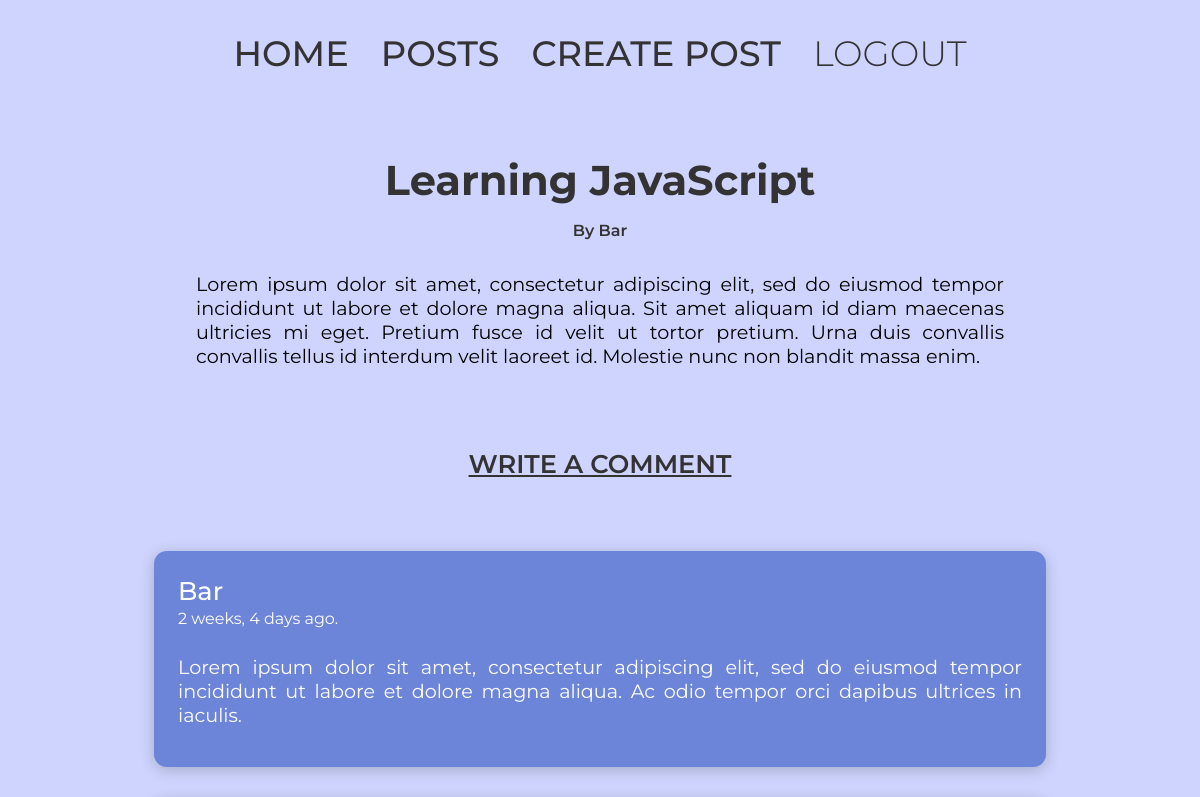
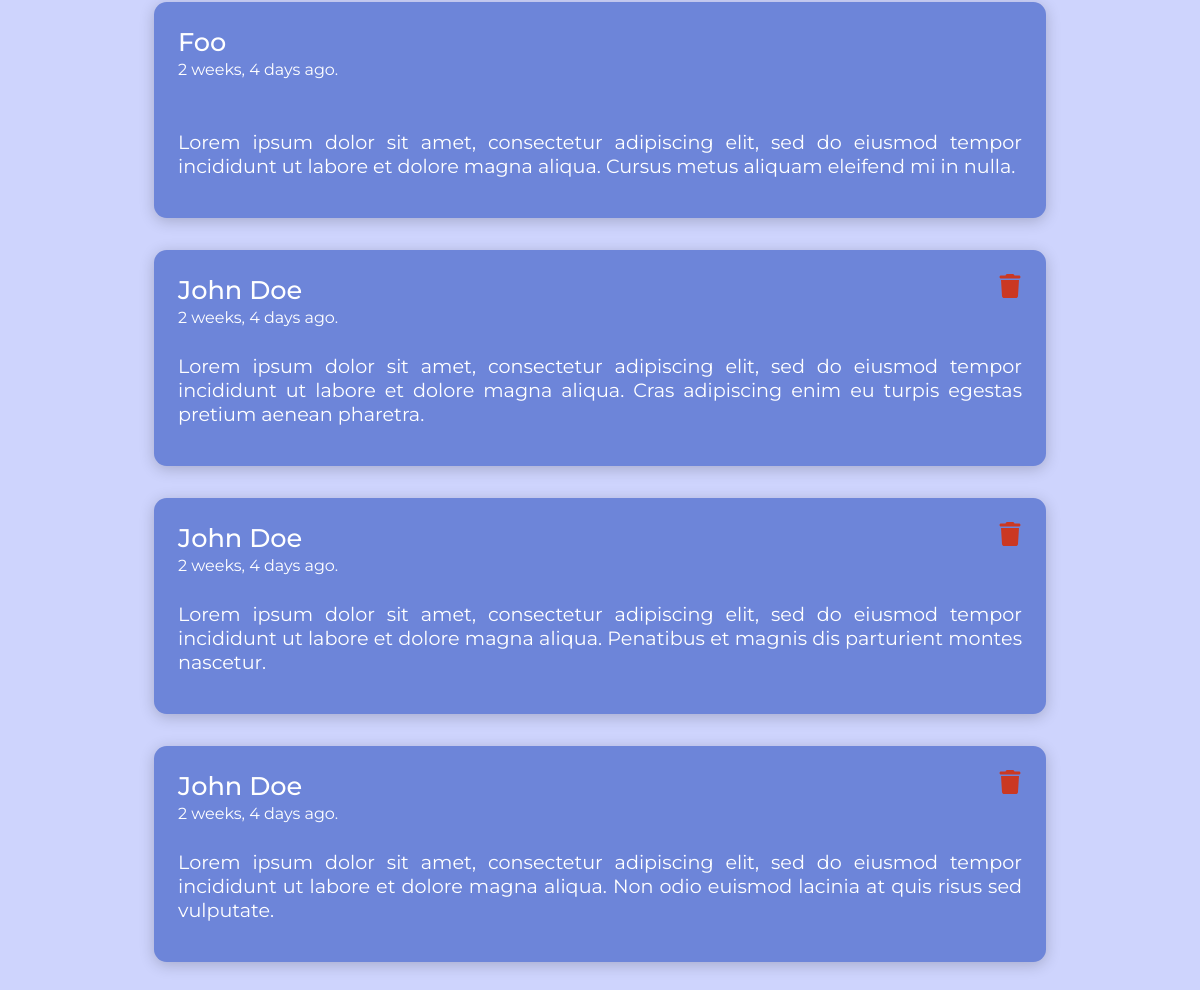
Screenshot of /comments/63 (signed in) with the database file from the repository (2 pictures, top to bottom).
### main/models.py (models this page shows, shortened)
class Post(models.Model):
    post_content = models.TextField()
    post_title = models.CharField(max_length=120)
    created_at = models.DateTimeField(auto_now_add=True)
    post_author = models.ForeignKey(User, on_delete=models.CASCADE)
    post_likes = models.ManyToManyField(User, default=None, blank=True, related_name="likes")

class Comment(models.Model):
    comment_content = models.TextField()
    created_at = models.DateTimeField(auto_now_add=True)
    commented_by = models.ForeignKey(User, on_delete=models.CASCADE)
    commented_post = models.ForeignKey(Post, on_delete=models.CASCADE)

### main/views.py (the view)
# urls.py: path("comments/<int:id>", views.commentsPage, name="comments"),
@login_required(login_url="login")
def commentsPage(request, id):
    try:
        post = Post.objects.get(id=id)
    except:
        return render(request, "main/error.html", {"error_message": "Post not found!"})
    post.post_comments = post.comment_set.all().order_by("-created_at")
    return render(request, "main/comments.html", {"post": post})

### main/templates/main/comments.html (shortened to what this page needs)
{% extends 'index.html' %} {% load static %} {% block content %}
<section class="comments_container">
  {% if not post.post_comments %}
  <h1 class="allPosts_heading">No comments found.</h1>
  <a class="comment_text" href="{% url 'create-comment' post.id %}">Write a comment</a>
  {% else %}
  <h1 class="comments_heading">{{post.post_title}}</h1>
  <span class="postAuthor_comments">By {{post.post_author}}</span>
  <p class="comments_postContent">{{post.post_content}}</p>
  <a class="comment_text" href="{% url 'create-comment' post.id %}">Write a comment</a>
  <section class="comments_section">
    {% for comment in post.post_comments %}
    <div class="comment_wrapper">
      <div class="comment_details">
        <div class="details_wrapper">
          <span class="comment_author">{{comment.commented_by}}</span>
          <span class="comment_date">{{comment.created_at | timesince}} ago.</span>
        </div>
        {% if user == comment.commented_by %}
        <a href="{% url 'delete-comment' comment.id %}">
          <img class="delete_logo" src="{% static 'images/trash.svg' %}" alt="delete-logo" />
        </a>
        {% endif %}
      </div>
      <p class="comment_content">{{comment.comment_content}}</p>
    </div>
    {% endfor %}
  </section>
  {% endif %} {% endblock content %}

### static/stylesheets/global.css (style rules this page uses)
:root { --bg-fnt: 2.2rem; --md-fnt: 1.6rem; --sm-fnt: 1.2rem; --xsm-fnt: 0.8rem; --xbg-heading: 4rem; --bg-heading: 3.2rem; --md-heading: 2.6rem; --sm-heading: 2.2rem; --fnt-montserrat: 'Montserrat', sans-serif; --fnt-black: hsl(0, 0%, 20%); --body-clr: hsl(232, 92%, 90%); --red-clr: hsl(0, 95%, 59%); --white-clr: hsl(100, 100%, 100%); --light-blue-clr: hsl(227, 59%, 64%); --subtle-box-shadow: 0px 3px 15px rgba(0, 0, 0, 0.2); --subtle-text-shadow: 3px 5px 2px rgba(0, 0, 0, 0.2); --grey-filter-clr: brightness(0) saturate(100%) invert(52%) sepia(0%) saturate(185%) hue-rotate(183deg) brightness(97%) contrast(100%); --dark-blue-clr: brightness(0) saturate(100%) invert(18%) sepia(99%) saturate(3188%) hue-rotate(250deg) brightness(77%) contrast(102%); --red-filter-clr: brightness(0) saturate(100%) invert(28%) sepia(56%) saturate(4487%) hue-rotate(345deg) brightness(104%) contrast(96%); --light-red-filter-clr: brightness(0) saturate(100%) invert(33%) sepia(88%) saturate(1598%) hue-rotate(343deg) brightness(79%) contrast(102%); --light-green-filter-clr: brightness(0) saturate(100%) invert(66%) sepia(99%) saturate(2104%) hue-rotate(98deg) brightness(92%) contrast(98%); }
* { margin: 0; padding: 0; list-style: none; text-decoration: none; box-sizing: border-box; font-family: var(--fnt-montserrat), Arial, Helvetica, sans-serif; }
body { min-height: 100vh; background-color: var(--body-clr); }
.comment_logo, .delete_logo, .update_logo { width: 1.5rem; height: 1.5rem; }
.delete_logo { filter: var(--light-red-filter-clr); }
.comments_container { width: 100%; display: flex; align-items: center; flex-direction: column; }
.comments_heading { margin: 3rem 0 0; color: var(--fnt-black); font-size: var(--md-heading); }
.postAuthor_comments { margin-top: 1rem; font-weight: 600; color: var(--fnt-black); }
.comments_postContent { width: 70%; padding: 0 1rem; margin-top: 2rem; text-align: justify; font-size: var(--sm-fnt); }
.comment_text { font-weight: 600; margin-top: 5rem; color: var(--fnt-black); font-size: var(--md-fnt); text-transform: uppercase; text-decoration: underline; }
.comments_section { gap: 2rem; width: 85%; display: flex; align-items: center; flex-direction: column; padding: 4.5rem 4rem 0; justify-content: center; }
.comment_wrapper { width: 100%; display: flex; padding: 1.5rem; min-height: 13.5rem; border-radius: 0.8rem; flex-direction: column; color: var(--white-clr); box-shadow: var(--subtle-box-shadow); background-color: var(--light-blue-clr); }
.comment_details { display: flex; margin-bottom: 0.6rem; justify-content: space-between; }
.details_wrapper { display: flex; flex-direction: column; }
.comment_author { font-weight: 500; font-size: var(--md-fnt); text-transform: capitalize; }
.comment_date { margin-top: 0.2rem; }
.comment_content { margin-top: auto; margin-bottom: 1rem; text-align: justify; font-size: var(--sm-fnt); }

### rows the page displays
Post: post_title "Learning JavaScript", post_author "Bar", post_content "Lorem ipsum dolor sit amet, consectetur adipiscing elit, sed do eiusmod tempor incididunt ut labore et dolore magna aliqua. Sit amet aliquam id diam maecenas ultricies mi eget. Pretium fusce id velit ut tortor pretium. Urna duis convallis convallis tellus id interdum velit laoreet id. Molestie nunc non blandit massa enim."
Comment: commented_by "Bar", created_at "2 weeks, 4 days", comment_content "Lorem ipsum dolor sit amet, consectetur adipiscing elit, sed do eiusmod tempor incididunt ut labore et dolore magna aliqua. Ac odio tempor orci dapibus ultrices in iaculis."
Comment: commented_by "Foo", created_at "2 weeks, 4 days", comment_content "Lorem ipsum dolor sit amet, consectetur adipiscing elit, sed do eiusmod tempor incididunt ut labore et dolore magna aliqua. Cursus metus aliquam eleifend mi in nulla."
Comment: commented_by "John Doe", created_at "2 weeks, 4 days", comment_content "Lorem ipsum dolor sit amet, consectetur adipiscing elit, sed do eiusmod tempor incididunt ut labore et dolore magna aliqua. Cras adipiscing enim eu turpis egestas pretium aenean pharetra."
Comment: commented_by "John Doe", created_at "2 weeks, 4 days", comment_content "Lorem ipsum dolor sit amet, consectetur adipiscing elit, sed do eiusmod tempor incididunt ut labore et dolore magna aliqua. Penatibus et magnis dis parturient montes nascetur."
Comment: commented_by "John Doe", created_at "2 weeks, 4 days", comment_content "Lorem ipsum dolor sit amet, consectetur adipiscing elit, sed do eiusmod tempor incididunt ut labore et dolore magna aliqua. Non odio euismod lacinia at quis risus sed vulputate."
